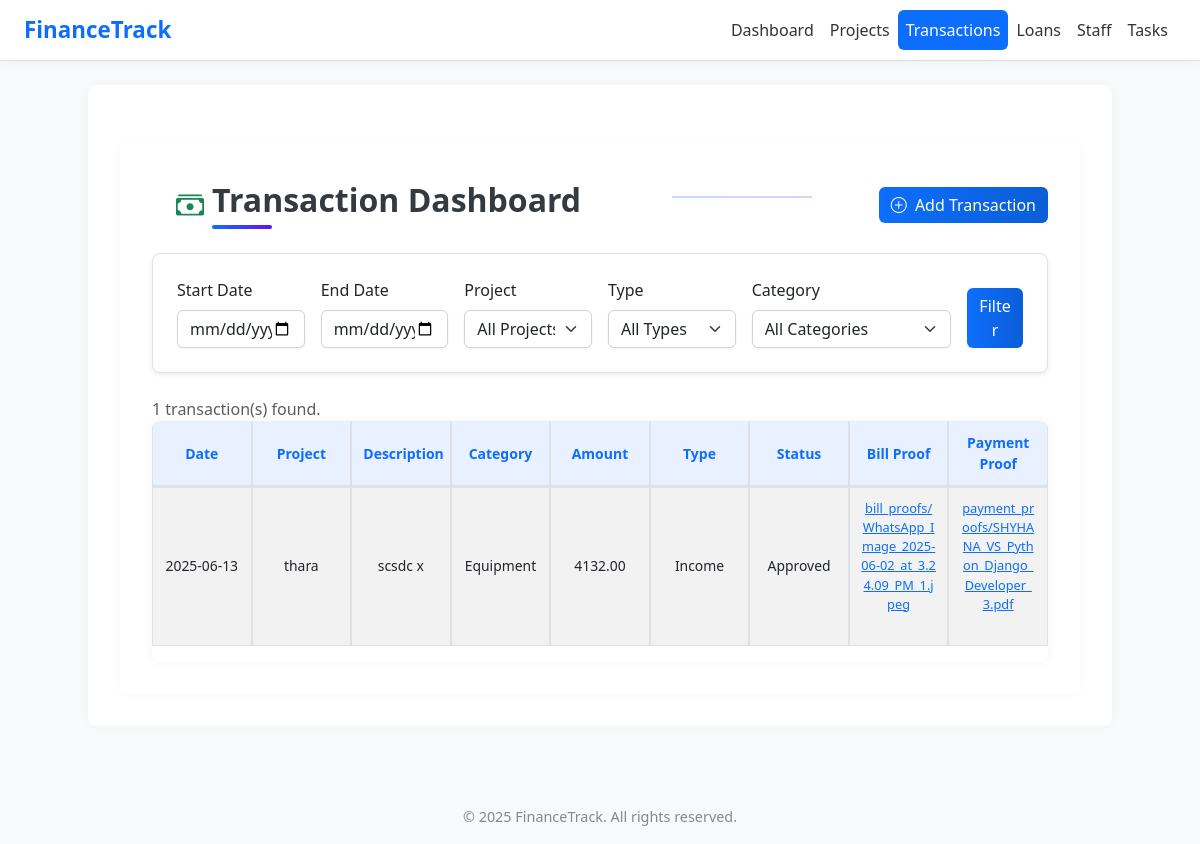
Page /transactions/ on the earlier database version.
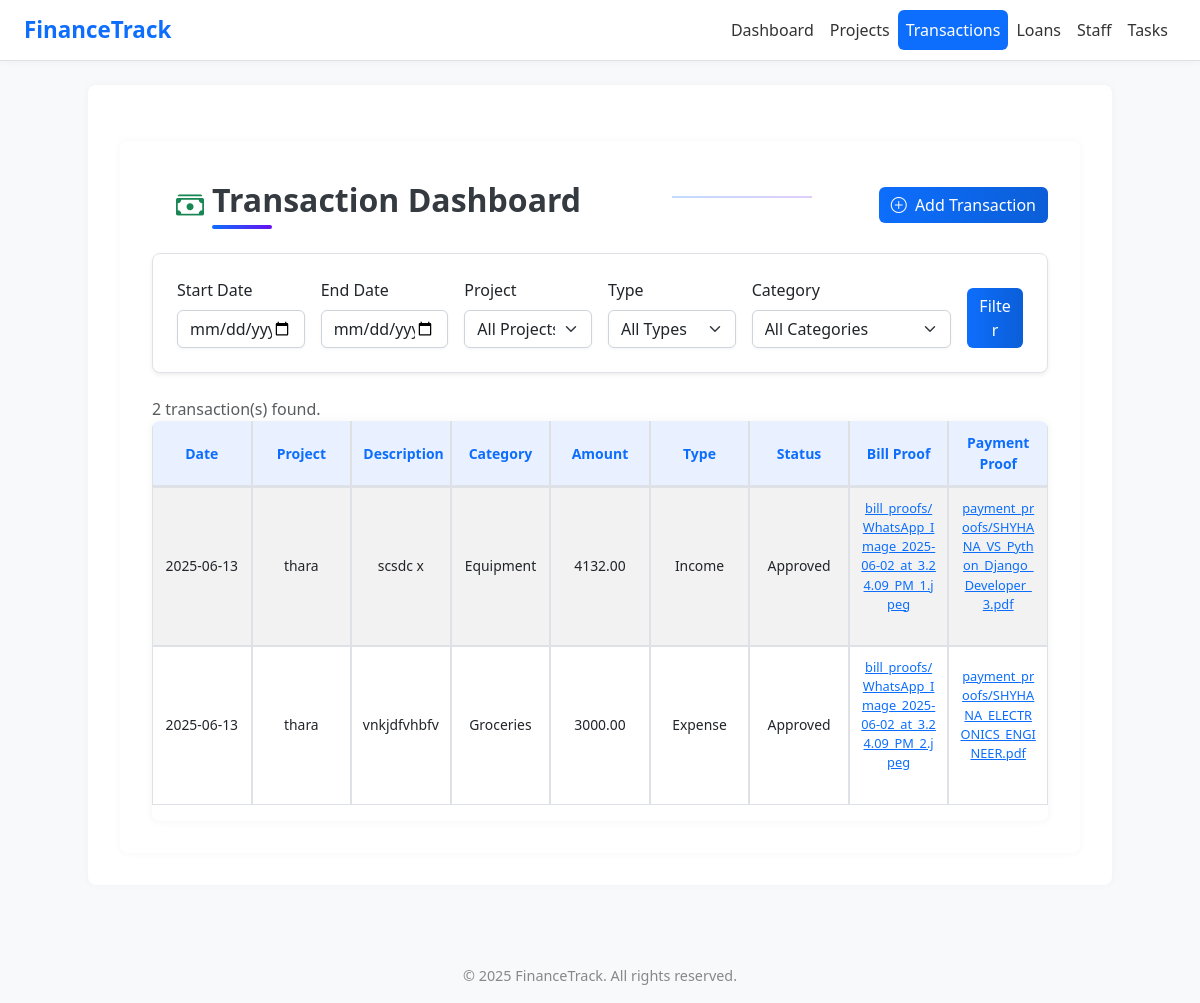
Same page on the later database version.
### app1/models.py (models this page shows, shortened)
class Transaction(models.Model):
    TRANSACTION_TYPES = (
        ('Income', 'Income'),
        ('Expense', 'Expense'),
    )
    project = models.ForeignKey(Project, on_delete=models.CASCADE)
    transaction_id = models.CharField(max_length=50)
    type = models.CharField(max_length=10, choices=TRANSACTION_TYPES)
    amount = models.DecimalField(max_digits=10, decimal_places=2)
    vendor = models.CharField(max_length=100, blank=True, null=True)
    status = models.CharField(max_length=50, default="Approved")
    category = models.CharField(max_length=100)
    description = models.TextField(blank=True, null=True)
    created_at = models.DateTimeField(auto_now_add=True,null=True)

class Project(models.Model):
    code = models.CharField(max_length=20)
    name = models.CharField(max_length=100)
    location = models.CharField(max_length=100)
    total_budget = models.DecimalField(max_digits=12, decimal_places=2)
    start_date = models.DateField()
    end_date = models.DateField()
    notes = models.TextField(blank=True, null=True)

class BillProof(models.Model):
    transaction = models.ForeignKey(Transaction, on_delete=models.CASCADE, related_name='bill_proofs')
    file = models.FileField(upload_to='bill_proofs/')

class PaymentProof(models.Model):
    transaction = models.ForeignKey(Transaction, on_delete=models.CASCADE, related_name='payment_proofs')
    file = models.FileField(upload_to='payment_proofs/')

### app1/views.py (the view)
# urls.py: path('transactions/', views.transaction_list, name='transaction_list'),
def transaction_list(request):
    transactions = Transaction.objects.all().select_related('project')
    projects = Project.objects.all()
    categories = Category.objects.all()
    start_date = request.GET.get('start_date')
    end_date = request.GET.get('end_date')
    project_id = request.GET.get('project')
    txn_type = request.GET.get('type')
    category = request.GET.get('category')
    selected = {
        'start_date': start_date or '',
        'end_date': end_date or '',
        'project': project_id or 'all',
        'type': txn_type or 'all',
        'category': category or '',
    }
    if start_date:
        transactions = transactions.filter(created_at__date__gte=parse_date(start_date))
    if end_date:
        transactions = transactions.filter(created_at__date__lte=parse_date(end_date))
    if project_id and project_id != 'all':
        try:
            transactions = transactions.filter(project__id=int(project_id))
        except ValueError:
            pass  # Ignore invalid project_id
    if txn_type and txn_type != 'all':
        transactions = transactions.filter(type=txn_type)
    if category:
        transactions = transactions.filter(category__icontains=category)
    return render(request, 'transaction.html', {
        'transactions': transactions,
        'projects': projects,
        'categories': categories,
        'selected': selected,
    })

### templates/transaction.html (shortened to what this page needs)
{% extends 'base.html' %}
{% load static %}
{% block content %}
<div class="container mt-4 fade-in">
  <div class="d-flex justify-content-between align-items-center mb-3">
 <div class="d-flex align-items-center gap-2 px-4 py-2">
  <i class="bi bi-cash-stack fs-3 text-success"></i>
  <h2 class="page-title mb-3 mb-md-0">Transaction Dashboard</h2>
</div>
<hr class="mt-2 mb-4" style="border: none; height: 2px; background: linear-gradient(to right, #0d6efd, #7c3aed); width: 140px;">
    <button class="btn btn-primary" data-bs-toggle="modal" data-bs-target="#addTransactionModal">
      <i class="bi bi-plus-circle me-1"></i> Add Transaction
    </button>
  </div>
  <form method="get" class="card p-4 shadow-sm mb-4 fade-in">
    <div class="row g-3 align-items-end">
      <div class="col-md-2">
        <label class="form-label">Start Date</label>
        <input type="date" name="start_date" value="{{ selected.start_date }}" class="form-control">
      </div>
      <div class="col-md-2">
        <label class="form-label">End Date</label>
        <input type="date" name="end_date" value="{{ selected.end_date }}" class="form-control">
      </div>
      <div class="col-md-2">
        <label class="form-label">Project</label>
        <select name="project" class="form-select">
          <option value="all">All Projects</option>
        </select>
      </div>
      <div class="col-md-2">
        <label class="form-label">Type</label>
        <select name="type" class="form-select">
          <option value="all">All Types</option>
        </select>
      </div>
      <div class="col-md-3">
        <label class="form-label">Category</label>
        <select name="category" class="form-select">
          <option value="">All Categories</option>
        </select>
      </div>
      <div class="col-md-1 text-end">
        <button type="submit" class="btn btn-primary w-100">Filter</button>
      </div>
    </div>
  </form>
  {% if transactions %}
    <p class="text-muted">{{ transactions|length }} transaction(s) found.</p>
  {% else %}
    <div class="alert alert-warning text-center">No transactions match your filters.</div>
  {% endif %}
  <div class="table-responsive fade-in">
    <table class="table table-bordered table-striped">
      <thead class="table-light">
        <tr>
          <th>Date</th>
          <th>Project</th>
          <th>Description</th>
          <th>Category</th>
          <th>Amount</th>
          <th>Type</th>
          <th>Status</th>
          <th>Bill Proof</th>
          <th>Payment Proof</th>
        </tr>
      </thead>
      <tbody>
        {% for txn in transactions %}
        <tr>
          <td>{{ txn.created_at|date:"Y-m-d" }}</td>
          <td>{{ txn.project.name }}</td>
          <td>{{ txn.description }}</td>
          <td>{{ txn.category }}</td>
          <td>{{ txn.amount }}</td>
          <td>{{ txn.type }}</td>
          <td>{{ txn.status }}</td>
          <td>
            {% for file in txn.bill_proofs.all %}
              <a href="{{ file.file.url }}" target="_blank">{{ file.file.name }}</a><br>
            {% endfor %}
          </td>
          <td>
            {% for file in txn.payment_proofs.all %}
              <a href="{{ file.file.url }}" target="_blank">{{ file.file.name }}</a><br>
            {% endfor %}
          </td>
        </tr>
        {% endfor %}
      </tbody>
    </table>
  </div>
</div>
{% endblock %}

Differences in the rows shown:
added Transaction: created_at "2025-06-13", project.name "thara", description "vnkjdfvhbfv", category "Groceries", amount "3000.00", type "Expense", status "Approved"
added BillProof: file.name "bill_proofs/WhatsApp_Image_2025-06-02_at_3.24.09_PM_2.jpeg", shown under "2025-06-13"
added PaymentProof: file.name "payment_proofs/SHYHANA_ELECTRONICS_ENGINEER.pdf", shown under "2025-06-13"
Other differences:
{{ transactions|length }}: "1" → "2"
